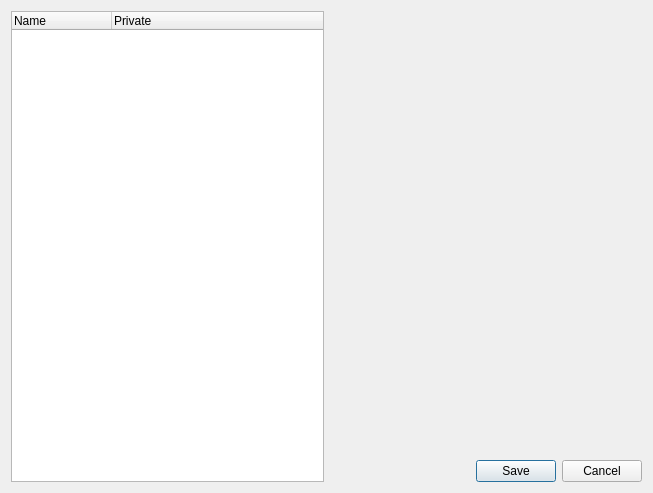
<ui version="4.0" >
 <class>ConfigWindow</class>
 <widget class="QDialog" name="ConfigWindow" >
  <property name="geometry" >
   <rect>
    <x>0</x>
    <y>0</y>
    <width>653</width>
    <height>493</height>
   </rect>
  </property>
  <property name="windowTitle" >
   <string>Preferences</string>
  </property>
  <layout class="QGridLayout" name="gridLayout" >
   <item rowspan="2" row="0" column="0" >
    <widget class="QTreeWidget" name="treeWidget" >
     <property name="rootIsDecorated" >
      <bool>false</bool>
     </property>
     <column>
      <property name="text" >
       <string>Name</string>
      </property>
     </column>
     <column>
      <property name="text" >
       <string>Private</string>
      </property>
     </column>
    </widget>
   </item>
   <item row="0" column="1" >
    <widget class="QStackedWidget" name="stackedWidget" />
   </item>
   <item row="1" column="1" >
    <widget class="QDialogButtonBox" name="buttonBox" >
     <property name="standardButtons" >
      <set>QDialogButtonBox::Cancel|QDialogButtonBox::Save</set>
     </property>
    </widget>
   </item>
  </layout>
 </widget>
 <resources>
  <include location="../../quarkplayer-app/quarkplayer.qrc" />
 </resources>
 <connections>
  <connection>
   <sender>buttonBox</sender>
   <signal>accepted()</signal>
   <receiver>ConfigWindow</receiver>
   <slot>accept()</slot>
   <hints>
    <hint type="sourcelabel" >
     <x>248</x>
     <y>254</y>
    </hint>
    <hint type="destinationlabel" >
     <x>157</x>
     <y>274</y>
    </hint>
   </hints>
  </connection>
  <connection>
   <sender>buttonBox</sender>
   <signal>rejected()</signal>
   <receiver>ConfigWindow</receiver>
   <slot>reject()</slot>
   <hints>
    <hint type="sourcelabel" >
     <x>316</x>
     <y>260</y>
    </hint>
    <hint type="destinationlabel" >
     <x>286</x>
     <y>274</y>
    </hint>
   </hints>
  </connection>
 </connections>
</ui>
